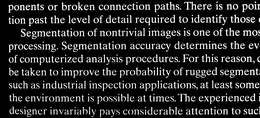
%> input picture project08/code/Fig0929(a)(text_image).tif, 260 x 118 px, shrunk from 2018 x 918 before the run; the run also reads 1 picture not shown here
$ octave assignment8.m   (GNU Octave 9; MATLAB toolbox functions it lacks are replaced by stand-ins)
%> lines starting %> are read from the running program, lines starting %| are printed output that depends on the picture; in (x1, y1, x2, y2) boxes, pixels count from 0 and x2, y2 are one past the last pixel; in counts of white or black regions, pixels touching at a corner belong together; the program's own positions count from 1
%> further down, f is the input picture: size 118x260 uint8; min 0, max 255, mean 38.4
### project08/code/erode.m
function f=erode(F,B)
F=1-F;
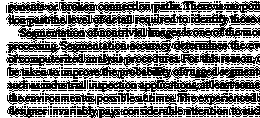
%> F: size 118x260 uint8; values 0 (black) and 1 (white), 47.5% white; 607 white regions (606 under 20 px), largest, box (x1, y1, x2, y2) and area: (0, 0, 260, 118) 13493
f=1-dilate(F,B);
%the relation between dilate and erode
end


### project08/code/dilate.m
function f=dilate(F,B)
[M,N]=size(F);
%> M = 118; N = 260
[m,n]=size(B);
f=zeros(M,N);
[x,y]=find(F==1);
%> x = 14563 values from 1 to 118; y = 14563 values from 1 to 260
for i=1:1:length(x)
    for k=-(m-1)/2:1:(m-1)/2
        for t=-(n-1)/2:1:(n-1)/2
            if x(i)+k<1||x(i)+k>M||y(i)+t<1||y(i)+t>N
            % if over the boundary, continue
                continue;
            end
            f(x(i)+k,y(i)+t)=F(x(i)+k,y(i)+t)|B(k+(m+1)/2,t+(n+1)/2);
         end
    end
end
%> f: size 118x260 double; every value is 1

end


### project08/code/open_by_construction.m
function open_by_construction(f)
subplot(221),imshow(f);
title('Text image of size pixels');
F=erode(f,ones(51,1));
%> in erode, `f=1-dilate(F,B);`: f: size 118x260 double; every value is 0
subplot(222),imshow(F);
title('Erosion of (a) with a structuring element of size 51*1 pixels')

subplot(223),imshow(dilate(F,ones(51,1)));
title('Opening of (a) with the same structuring element, shown for reference')
i=0;
while (true)
    tmp=dilate(F,ones(3,3));
    tmp=tmp&f;
    i=i+1;
    fprintf('Opening by reconstruction %d iteration \n',i);
    if tmp==F
    % break is the image remains the same
        break;
    end
    F=tmp;
end
%> after the loop, i = 1
fprintf('Opening by reconstruction overall %d iteration \n',i);
%| Opening by reconstruction overall 1 iteration
subplot(224),imshow(F);
title('Result of opening by reconstruction');

end

### project08/code/filling_holes.m
function filling_holes(I)
subplot(221),imshow(I);
title('Text image')
[M,N]=size(I);
%> M = 118; N = 260
F=zeros(M,N);
G=1-I;
%G is the mask image
subplot(222),imshow(G);
title('Complement of (a) for use as a mask image')
for i=1:1:M
    for j=1:1:N
        if i==1||i==M||j==1||j==N
            F(i,j)=1-I(i,j);
        end
    end
end
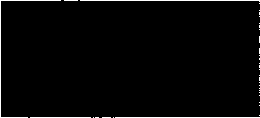
%> F: size 118x260 double; values 0 (black) and 1 (white), 2.2% white in thin lines or dots
subplot(223),imshow(F);
%F is the marker image
title('Marker image');
i=0;
while(true)
    tmp=dilate(F,ones(3,3));
    tmp=tmp&G;
    i=i+1;
    fprintf('Filling holes %d iteration \n',i);
    if tmp==F
    % break if the image remains the same
        break
    end
    F=tmp;
end
fprintf('Filling holes overall %d iteration \n',i);
subplot(224),imshow(1-F);
title('Result of hole-filling')
end

### project08/code/assignment8.m
clc;
clear;
f=imread('Fig0929(a)(text_image).tif');
f1=imread('Fig0931(a)(text_image).tif');
open_by_construction(f);
%> (the run ends here)
